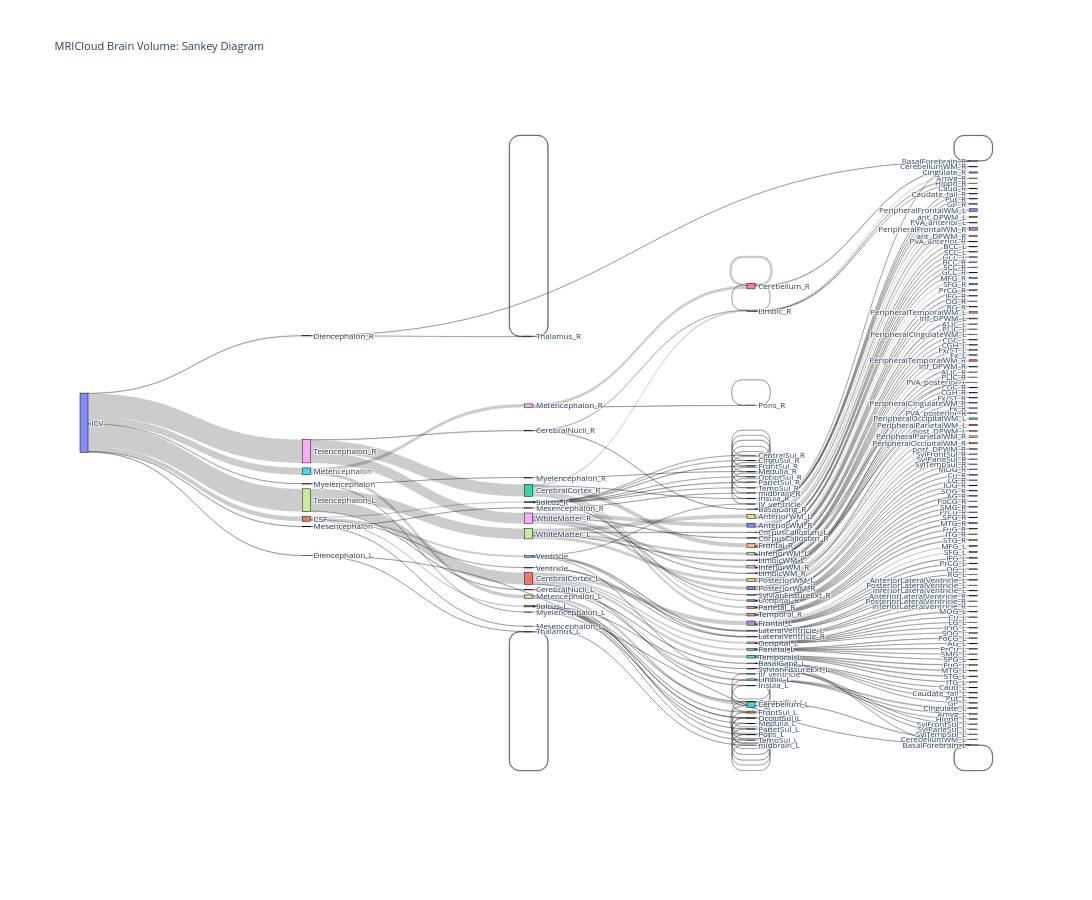

Notebook cell for this chart:
### Code cell
import plotly.graph_objects as go
import pandas as pd

# Build links for ICV: level1
links1 = (
    subjectData.groupby("level1", as_index=False)["volume"]
    .sum()
    .assign(source="ICV")
    .rename(columns={"level1": "target"})
)

# Build links for level1 -> level2
links2 = (
    subjectData.groupby(["level1", "level2"], as_index=False)["volume"]
    .sum()
    .rename(columns={"level1": "source", "level2": "target"})
)

# Build links for level2 -> level3
links3 = (
    subjectData.groupby(["level2", "level3"], as_index=False)["volume"]
    .sum()
    .rename(columns={"level2": "source", "level3": "target"})
)

# level3 -> level4
links4 = (
    subjectData.groupby(["level3", "level4"], as_index=False)["volume"]
    .sum()
    .rename(columns={"level3": "source", "level4": "target"})
)
# level4 -> roi
links5 = (
    subjectData.groupby(["level4", "roi"], as_index=False)["volume"]
    .sum()
    .rename(columns={"level4": "source", "roi": "target"})
)
# Combine all links
links = pd.concat(
    [links1, links2, links3, links4, links5],
    ignore_index=True
)
# Give nodes unique IDs by hierarchy level
links1["source_id"] = "ICV"
links1["target_id"] = "L1_" + links1["target"].astype(str)

links2["source_id"] = "L1_" + links2["source"].astype(str)
links2["target_id"] = "L2_" + links2["target"].astype(str)

links3["source_id"] = "L2_" + links3["source"].astype(str)
links3["target_id"] = "L3_" + links3["target"].astype(str)

links4["source_id"] = "L3_" + links4["source"].astype(str)
links4["target_id"] = "L4_" + links4["target"].astype(str)

# Combine links
links = pd.concat(
    [links1, links2, links3, links4],
    ignore_index=True
)

# Unique node IDs
node_ids = pd.unique(
    pd.concat(
        [links["source_id"], links["target_id"]],
        ignore_index=True
    )
).tolist()

# Labels shown on the graph
labels = [
    x.replace("L1_", "")
     .replace("L2_", "")
     .replace("L3_", "")
     .replace("L4_", "")
    for x in node_ids
]

labels = pd.unique(
    pd.concat([links["source"], links["target"]], ignore_index=True)
).tolist()

label_to_index = {label: i for i, label in enumerate(labels)}

source = links["source"].map(label_to_index)
target = links["target"].map(label_to_index)
value = links["volume"]

# Create Sankey diagram
fig = go.Figure(
    data=[
        go.Sankey(
            node=dict(
                pad=5,
                thickness=8,
                line=dict(color="black", width=0.5),
                label=labels
            ),
            link=dict(
                source=source,
                target=target,
                value=value
            )
        )
    ]
)

fig.update_layout(
    title_text="MRICloud Brain Volume: Sankey Diagram",
    width=1600,
    height=800,
    font_size=8
)

fig.update_layout(
    title_text="MRICloud Brain Volume: Sankey Diagram",
    width=1600,
    height=900
)
fig.show()

fig.write_html(
    "/Users/elisabethlaviolette/Documents/GitHub/HW5/sankey.html",
    include_plotlyjs="cdn"
)

### Figure 1 — Plotly figure (JSON) as saved in the notebook; plotly's stock layout.template omitted (floating-point values rounded to 4 significant figures; data arrays with more than 128 entries replaced by an {"elided": "..."} marker saying what was removed)
{"data": [{"link": {"source": {"elided": "226 int values"}, "target": {"elided": "226 int values"}, "value": {"elided": "226 int values"}}, "node": {"label": {"elided": "185 str values"}, "line": {"color": "black", "width": 0.5}, "pad": 5, "thickness": 8}, "type": "sankey"}], "layout": {"font": {"size": 8}, "height": 900, "title": {"text": "MRICloud Brain Volume: Sankey Diagram"}, "width": 1600}}
